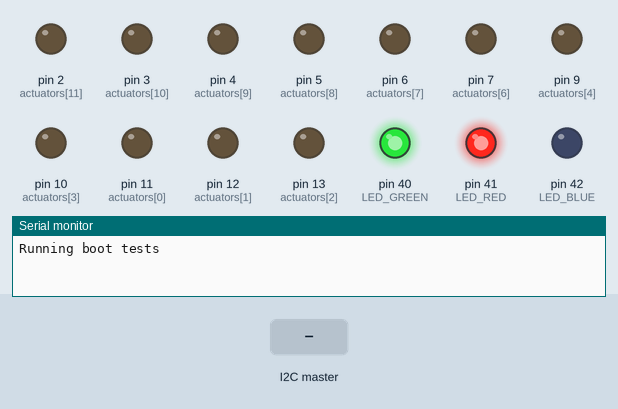
The sketch below on a simulated Arduino Mega 2560, built with avr-gcc and run on an emulated ATmega2560. Shown: output pins drawn as LEDs (lit = HIGH), the last lines printed to the serial monitor. The test bench sets the inputs (shaded band).

Above: at 0.1 s.
At 2.7 s:
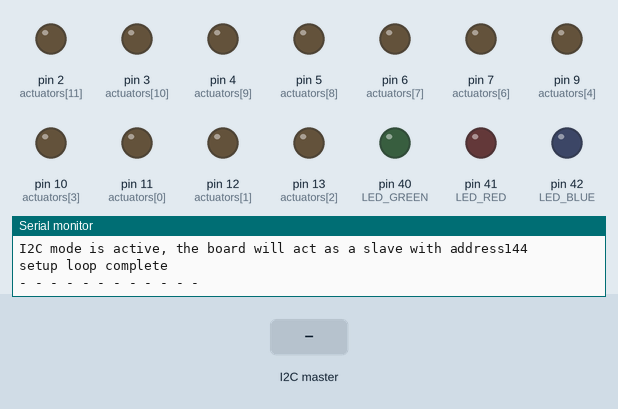
2.8 s: the I2C master sends the byte 1
Timing chart, 0 to 5.8 s (numbered marks = the images above; inputs shaded):
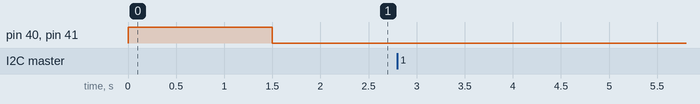

The sketch:

homados.ino
```cpp
/*
  Standard firmware for the Homados 16 channel solinoid driver
  The first 9 channels are PWM driven while the remaining 7 channels are digital

  When loading the firmware onto an Arduino Mega take note of
  the following steps:

  1. if you want the bot to silently boot (not trigger its solinoids)
  set SILENT_BOOT to 1
  2. set LED_FEEDBACK to 1 if you want the LED's to provide runtime feedback
  3. Assign a new ARDUINO_ID: the Homados boards are 11 - 20

*/
#define I2C_S
#include <Wire.h>
#ifdef I2C_S
#define I2C_ID 0x90
#endif

// #define USB_SERIAL
// on H1 10, 12, 14, 16 are broken
#define NUM_SOLENOIDS 16

// botnum/board type/board num
#define PANTHEON
#ifdef PANTHEON
#define BOT_ID 3
#define BOT_TYPE 2
#define ARDUINO_ID 3
#endif

#include <avr/interrupt.h>
#include <avr/io.h>

#define LED_BLUE 42
#define LED_GREEN 40
#define LED_RED 41

#define LED_FEEDBACK 1
#define BOOT_TEST 0

// Function declarations
///////////////////////////////////////
void bootTest();
void pollserial();
void i2cRequest();
void i2cReceive(unsigned int count);

// Global Variables
////////////////////////////////////////
char bytes[2];
short notes[NUM_SOLENOIDS];

int handshake = 0;
int statustimer = 0;

// actuator pins for rev 2
int actuators[] = {
  11, 12, 13, 10,
  9, 44, 7, 6,
  5, 4, 3, 2,
  45, 46, 47, 8
};

///////////// LEDs ///////////////////////////////
char led_pins[] = {LED_RED, LED_GREEN, LED_BLUE};
unsigned long led_last_on[] = {0, 0, 0};
bool led_state[] = {0, 0, 0};

//////////// I2C /////////////////////////////////
#define MEM_LEN 256
char databuf[MEM_LEN];
volatile uint8_t received;

void setup() {
  Serial.begin(57600);

  // interrupt timer parameters, these need to change
  TCCR2A = 1;
  TCCR2B = 3;
  TIMSK2 = 1;

  pinMode(LED_RED, OUTPUT);
  pinMode(LED_GREEN, OUTPUT);
  pinMode(LED_BLUE, OUTPUT);

  // While booting the LED is Yellow
  digitalWrite(LED_RED, HIGH);
  digitalWrite(LED_GREEN, HIGH);
  digitalWrite(LED_BLUE, LOW);
  Serial.println("Running boot tests");
  bootTest();

  // When boot is over the board will give you a green LED if Mode is Serial
#ifdef USB_SERIAL
  digitalWrite(LED_GREEN, HIGH);
  digitalWrite(LED_BLUE, LOW);
  digitalWrite(LED_RED, LOW);
  Serial.println("USB_SERIAL mode is active, the board will expect commands via usb");
#endif

#ifdef I2C_S
  // Wire.begin(I2C_SLAVE, I2C_ID, I2C_PINS_18_19, I2C_PULLUP_EXT, 400000);
  Wire.begin(I2C_ID); // joing i2c bus with address of I2C_ID
  Wire.onReceive(i2cReceive);
  // Wire.onRequest(i2cRequest);
  // data init
  // received = 0;
  // memset(databuf, 0, sizeof(databuf));

  digitalWrite(LED_BLUE, HIGH);
  digitalWrite(LED_GREEN, LOW);
  digitalWrite(LED_RED, LOW);
  Serial.print("I2C mode is active, the board will act as a slave with address");
  Serial.println(I2C_ID);
#endif
  Serial.println("setup loop complete");
  Serial.println("- - - - - - - - - - - -");
}

void loop() {
#ifdef USB_SERIAL
  pollSerial();
#endif
}

void i2cReceive(unsigned int count) {
  // should be the note followed by a velocity
  while (1 < Wire.available()) {
    int n = Wire.read();
    int v = Wire.read();
    statustimer = 60;
    notes[n] = v;
  }
  // Wire.read(databuf, count);
  // received = count;
  // digitalWrite(LED_RED, HIGH);
  // digitalWrite(LED_GREEN, HIGH);
  // digitalWrite(LED_BLUE, HIGH);
  Serial.println("Received I2C Message");
}

void pollSerial() {
  if (Serial.available()) {
    if (Serial.read() == 0xff) {
      // reads in a two index array from ChucK
      Serial.readBytes(bytes, 2);

      // bit wise operations
      // ~~~~~~~~~~~~~~~~~~~
      // reads the first six bits for the note number
      // then reads the last ten bits for the note velocity
      int pitch = byte(bytes[0]) >> 2;
      int velocity = (byte(bytes[0]) << 8 | byte(bytes[1])) & 1023;

      // message required for "handshake" to occur
      // happens once per Arduino at the start of the ChucK serial code
      if (pitch == 63 && velocity == 1023 && handshake == 0) {
        Serial.write(BOT_ID);
        Serial.write(BOT_TYPE);
        Serial.write(ARDUINO_ID);
        handshake = 1;
        digitalWrite(LED_RED, LOW);
        digitalWrite(LED_GREEN, LOW);
      }
      if (pitch >= 0 && pitch <= NUM_SOLENOIDS) {
        statustimer = 120;
        notes[pitch] = (velocity * 0.5);
      }
    }
  }
}

ISR(TIMER2_OVF_vect) {
  // solenoid control
  for (int i = 0; i < NUM_SOLENOIDS; i++) {
    if (notes[i] > 0) {
      digitalWrite(actuators[i], HIGH);
      notes[i]--;
    }
    else {
      digitalWrite(actuators[i], LOW);
    }
  }
  if (statustimer > 0 && LED_FEEDBACK) {
    digitalWrite(LED_BLUE, HIGH);
    statustimer--;
  }
  else {
    digitalWrite(LED_BLUE, LOW);
  }
}

void bootTest() {
  for (int i = 0; i < 12; i++) {
    pinMode(actuators[i], OUTPUT);
    if (BOOT_TEST == 1) {
      notes[i] = 70;
      delay(350);
    }
  }
  delay(1500);
}
```
